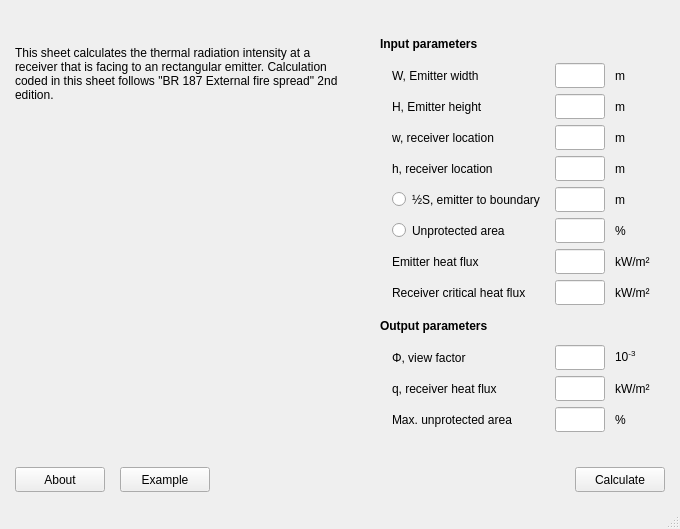
<?xml version="1.0" encoding="UTF-8"?>
<ui version="4.0">
 <class>MainWindow</class>
 <widget class="QMainWindow" name="MainWindow">
  <property name="geometry">
   <rect>
    <x>0</x>
    <y>0</y>
    <width>680</width>
    <height>529</height>
   </rect>
  </property>
  <property name="sizePolicy">
   <sizepolicy hsizetype="Fixed" vsizetype="Fixed">
    <horstretch>0</horstretch>
    <verstretch>0</verstretch>
   </sizepolicy>
  </property>
  <property name="windowTitle">
   <string>MainWindow</string>
  </property>
  <widget class="QWidget" name="centralwidget">
   <layout class="QGridLayout" name="gridLayout_2">
    <property name="leftMargin">
     <number>15</number>
    </property>
    <property name="topMargin">
     <number>15</number>
    </property>
    <property name="rightMargin">
     <number>15</number>
    </property>
    <property name="bottomMargin">
     <number>15</number>
    </property>
    <property name="spacing">
     <number>10</number>
    </property>
    <item row="1" column="0" colspan="2">
     <widget class="QWidget" name="widget_2" native="true">
      <layout class="QHBoxLayout" name="horizontalLayout_3">
       <property name="spacing">
        <number>0</number>
       </property>
       <property name="leftMargin">
        <number>0</number>
       </property>
       <property name="topMargin">
        <number>0</number>
       </property>
       <property name="rightMargin">
        <number>0</number>
       </property>
       <property name="bottomMargin">
        <number>0</number>
       </property>
       <item>
        <widget class="QPushButton" name="pushButton_about">
         <property name="minimumSize">
          <size>
           <width>90</width>
           <height>25</height>
          </size>
         </property>
         <property name="maximumSize">
          <size>
           <width>90</width>
           <height>25</height>
          </size>
         </property>
         <property name="toolTip">
          <string>Generate example input parameters.</string>
         </property>
         <property name="text">
          <string>About</string>
         </property>
        </widget>
       </item>
       <item>
        <spacer name="horizontalSpacer_5">
         <property name="orientation">
          <enum>Qt::Horizontal</enum>
         </property>
         <property name="sizeType">
          <enum>QSizePolicy::Fixed</enum>
         </property>
         <property name="sizeHint" stdset="0">
          <size>
           <width>15</width>
           <height>20</height>
          </size>
         </property>
        </spacer>
       </item>
       <item>
        <widget class="QPushButton" name="pushButton_example">
         <property name="minimumSize">
          <size>
           <width>90</width>
           <height>25</height>
          </size>
         </property>
         <property name="maximumSize">
          <size>
           <width>90</width>
           <height>25</height>
          </size>
         </property>
         <property name="toolTip">
          <string>Generate example input parameters.</string>
         </property>
         <property name="text">
          <string>Example</string>
         </property>
        </widget>
       </item>
       <item>
        <spacer name="horizontalSpacer_3">
         <property name="orientation">
          <enum>Qt::Horizontal</enum>
         </property>
         <property name="sizeHint" stdset="0">
          <size>
           <width>40</width>
           <height>20</height>
          </size>
         </property>
        </spacer>
       </item>
       <item>
        <widget class="QPushButton" name="pushButton_ok">
         <property name="minimumSize">
          <size>
           <width>90</width>
           <height>25</height>
          </size>
         </property>
         <property name="maximumSize">
          <size>
           <width>90</width>
           <height>25</height>
          </size>
         </property>
         <property name="toolTip">
          <string>Calculate or press Enter.</string>
         </property>
         <property name="text">
          <string>Calculate</string>
         </property>
        </widget>
       </item>
      </layout>
     </widget>
    </item>
    <item row="0" column="0">
     <widget class="QWidget" name="widget_page_1" native="true">
      <property name="minimumSize">
       <size>
        <width>340</width>
        <height>323</height>
       </size>
      </property>
      <property name="maximumSize">
       <size>
        <width>340</width>
        <height>16777215</height>
       </size>
      </property>
      <layout class="QVBoxLayout" name="verticalLayout_2">
       <property name="spacing">
        <number>10</number>
       </property>
       <property name="leftMargin">
        <number>0</number>
       </property>
       <property name="topMargin">
        <number>0</number>
       </property>
       <property name="rightMargin">
        <number>0</number>
       </property>
       <property name="bottomMargin">
        <number>0</number>
       </property>
       <item>
        <spacer name="verticalSpacer_2">
         <property name="orientation">
          <enum>Qt::Vertical</enum>
         </property>
         <property name="sizeHint" stdset="0">
          <size>
           <width>20</width>
           <height>1</height>
          </size>
         </property>
        </spacer>
       </item>
       <item>
        <widget class="QLabel" name="label_description">
         <property name="sizePolicy">
          <sizepolicy hsizetype="Minimum" vsizetype="Preferred">
           <horstretch>0</horstretch>
           <verstretch>0</verstretch>
          </sizepolicy>
         </property>
         <property name="text">
          <string>This sheet calculates the thermal radiation intensity at a receiver that is facing to an rectangular emitter. Calculation coded in this sheet follows &quot;BR 187 External fire spread&quot; 2nd edition.</string>
         </property>
         <property name="wordWrap">
          <bool>true</bool>
         </property>
        </widget>
       </item>
       <item>
        <spacer name="verticalSpacer_4">
         <property name="orientation">
          <enum>Qt::Vertical</enum>
         </property>
         <property name="sizeHint" stdset="0">
          <size>
           <width>20</width>
           <height>1</height>
          </size>
         </property>
        </spacer>
       </item>
       <item>
        <widget class="QLabel" name="label_image_figure">
         <property name="sizePolicy">
          <sizepolicy hsizetype="Minimum" vsizetype="Fixed">
           <horstretch>0</horstretch>
           <verstretch>0</verstretch>
          </sizepolicy>
         </property>
         <property name="minimumSize">
          <size>
           <width>341</width>
           <height>284</height>
          </size>
         </property>
         <property name="maximumSize">
          <size>
           <width>16777215</width>
           <height>271</height>
          </size>
         </property>
         <property name="text">
          <string/>
         </property>
         <property name="pixmap">
          <pixmap>../../images/0401-1.png</pixmap>
         </property>
         <property name="alignment">
          <set>Qt::AlignCenter</set>
         </property>
        </widget>
       </item>
       <item>
        <spacer name="verticalSpacer_3">
         <property name="orientation">
          <enum>Qt::Vertical</enum>
         </property>
         <property name="sizeHint" stdset="0">
          <size>
           <width>20</width>
           <height>1</height>
          </size>
         </property>
        </spacer>
       </item>
      </layout>
     </widget>
    </item>
    <item row="0" column="1">
     <widget class="QFrame" name="frame_userio">
      <property name="sizePolicy">
       <sizepolicy hsizetype="Fixed" vsizetype="Minimum">
        <horstretch>0</horstretch>
        <verstretch>0</verstretch>
       </sizepolicy>
      </property>
      <property name="minimumSize">
       <size>
        <width>300</width>
        <height>0</height>
       </size>
      </property>
      <property name="maximumSize">
       <size>
        <width>300</width>
        <height>16777215</height>
       </size>
      </property>
      <layout class="QGridLayout" name="gridLayout">
       <property name="leftMargin">
        <number>15</number>
       </property>
       <property name="topMargin">
        <number>15</number>
       </property>
       <property name="rightMargin">
        <number>15</number>
       </property>
       <property name="bottomMargin">
        <number>15</number>
       </property>
       <property name="horizontalSpacing">
        <number>10</number>
       </property>
       <property name="verticalSpacing">
        <number>5</number>
       </property>
       <item row="3" column="3">
        <widget class="QLabel" name="label_in_w_unit">
         <property name="minimumSize">
          <size>
           <width>0</width>
           <height>25</height>
          </size>
         </property>
         <property name="maximumSize">
          <size>
           <width>16777215</width>
           <height>25</height>
          </size>
         </property>
         <property name="text">
          <string>m</string>
         </property>
        </widget>
       </item>
       <item row="11" column="3">
        <widget class="QLabel" name="label">
         <property name="minimumSize">
          <size>
           <width>0</width>
           <height>25</height>
          </size>
         </property>
         <property name="maximumSize">
          <size>
           <width>16777215</width>
           <height>25</height>
          </size>
         </property>
         <property name="text">
          <string>&lt;html&gt;&lt;head/&gt;&lt;body&gt;&lt;p&gt;10&lt;span style=&quot; vertical-align:super;&quot;&gt;-3&lt;/span&gt;&lt;/p&gt;&lt;/body&gt;&lt;/html&gt;</string>
         </property>
        </widget>
       </item>
       <item row="5" column="2">
        <widget class="QLineEdit" name="lineEdit_in_S">
         <property name="sizePolicy">
          <sizepolicy hsizetype="Minimum" vsizetype="Fixed">
           <horstretch>0</horstretch>
           <verstretch>0</verstretch>
          </sizepolicy>
         </property>
         <property name="minimumSize">
          <size>
           <width>50</width>
           <height>25</height>
          </size>
         </property>
         <property name="maximumSize">
          <size>
           <width>16777215</width>
           <height>25</height>
          </size>
         </property>
         <property name="baseSize">
          <size>
           <width>0</width>
           <height>0</height>
          </size>
         </property>
        </widget>
       </item>
       <item row="3" column="2">
        <widget class="QLineEdit" name="lineEdit_in_w">
         <property name="sizePolicy">
          <sizepolicy hsizetype="Minimum" vsizetype="Fixed">
           <horstretch>0</horstretch>
           <verstretch>0</verstretch>
          </sizepolicy>
         </property>
         <property name="minimumSize">
          <size>
           <width>50</width>
           <height>25</height>
          </size>
         </property>
         <property name="maximumSize">
          <size>
           <width>16777215</width>
           <height>25</height>
          </size>
         </property>
         <property name="baseSize">
          <size>
           <width>0</width>
           <height>0</height>
          </size>
         </property>
        </widget>
       </item>
       <item row="9" column="1">
        <spacer name="verticalSpacer">
         <property name="orientation">
          <enum>Qt::Vertical</enum>
         </property>
         <property name="sizeType">
          <enum>QSizePolicy::Fixed</enum>
         </property>
         <property name="sizeHint" stdset="0">
          <size>
           <width>20</width>
           <height>2</height>
          </size>
         </property>
        </spacer>
       </item>
       <item row="10" column="0" colspan="4">
        <widget class="QLabel" name="label_output_parameters">
         <property name="minimumSize">
          <size>
           <width>0</width>
           <height>26</height>
          </size>
         </property>
         <property name="maximumSize">
          <size>
           <width>16777215</width>
           <height>26</height>
          </size>
         </property>
         <property name="text">
          <string>&lt;b&gt;Output parameters&lt;/b&gt;</string>
         </property>
        </widget>
       </item>
       <item row="13" column="3">
        <widget class="QLabel" name="label_out_S_or_UA_unit">
         <property name="minimumSize">
          <size>
           <width>0</width>
           <height>25</height>
          </size>
         </property>
         <property name="maximumSize">
          <size>
           <width>16777215</width>
           <height>25</height>
          </size>
         </property>
         <property name="text">
          <string>%</string>
         </property>
        </widget>
       </item>
       <item row="6" column="3">
        <widget class="QLabel" name="label_in_UA_unit">
         <property name="minimumSize">
          <size>
           <width>0</width>
           <height>25</height>
          </size>
         </property>
         <property name="maximumSize">
          <size>
           <width>16777215</width>
           <height>25</height>
          </size>
         </property>
         <property name="text">
          <string>%</string>
         </property>
        </widget>
       </item>
       <item row="1" column="1">
        <widget class="QLabel" name="label_in_W">
         <property name="sizePolicy">
          <sizepolicy hsizetype="Minimum" vsizetype="Fixed">
           <horstretch>0</horstretch>
           <verstretch>0</verstretch>
          </sizepolicy>
         </property>
         <property name="minimumSize">
          <size>
           <width>50</width>
           <height>25</height>
          </size>
         </property>
         <property name="maximumSize">
          <size>
           <width>16777215</width>
           <height>25</height>
          </size>
         </property>
         <property name="text">
          <string>W, Emitter width</string>
         </property>
        </widget>
       </item>
       <item row="12" column="2">
        <widget class="QLineEdit" name="lineEdit_out_q">
         <property name="sizePolicy">
          <sizepolicy hsizetype="Minimum" vsizetype="Fixed">
           <horstretch>0</horstretch>
           <verstretch>0</verstretch>
          </sizepolicy>
         </property>
         <property name="minimumSize">
          <size>
           <width>50</width>
           <height>25</height>
          </size>
         </property>
         <property name="maximumSize">
          <size>
           <width>16777215</width>
           <height>25</height>
          </size>
         </property>
        </widget>
       </item>
       <item row="6" column="2">
        <widget class="QLineEdit" name="lineEdit_in_UA">
         <property name="sizePolicy">
          <sizepolicy hsizetype="Minimum" vsizetype="Fixed">
           <horstretch>0</horstretch>
           <verstretch>0</verstretch>
          </sizepolicy>
         </property>
         <property name="minimumSize">
          <size>
           <width>50</width>
           <height>25</height>
          </size>
         </property>
         <property name="maximumSize">
          <size>
           <width>16777215</width>
           <height>25</height>
          </size>
         </property>
         <property name="baseSize">
          <size>
           <width>0</width>
           <height>0</height>
          </size>
         </property>
        </widget>
       </item>
       <item row="1" column="0">
        <spacer name="horizontalSpacer">
         <property name="orientation">
          <enum>Qt::Horizontal</enum>
         </property>
         <property name="sizeType">
          <enum>QSizePolicy::Fixed</enum>
         </property>
         <property name="sizeHint" stdset="0">
          <size>
           <width>2</width>
           <height>20</height>
          </size>
         </property>
        </spacer>
       </item>
       <item row="12" column="3">
        <widget class="QLabel" name="label_out_q_unit">
         <property name="minimumSize">
          <size>
           <width>0</width>
           <height>25</height>
          </size>
         </property>
         <property name="maximumSize">
          <size>
           <width>16777215</width>
           <height>25</height>
          </size>
         </property>
         <property name="text">
          <string>kW/m²</string>
         </property>
        </widget>
       </item>
       <item row="12" column="1">
        <widget class="QLabel" name="label_out_q">
         <property name="sizePolicy">
          <sizepolicy hsizetype="Minimum" vsizetype="Fixed">
           <horstretch>0</horstretch>
           <verstretch>0</verstretch>
          </sizepolicy>
         </property>
         <property name="minimumSize">
          <size>
           <width>50</width>
           <height>25</height>
          </size>
         </property>
         <property name="maximumSize">
          <size>
           <width>16777215</width>
           <height>25</height>
          </size>
         </property>
         <property name="text">
          <string>q, receiver heat flux</string>
         </property>
        </widget>
       </item>
       <item row="1" column="2">
        <widget class="QLineEdit" name="lineEdit_in_W">
         <property name="sizePolicy">
          <sizepolicy hsizetype="Minimum" vsizetype="Fixed">
           <horstretch>0</horstretch>
           <verstretch>0</verstretch>
          </sizepolicy>
         </property>
         <property name="minimumSize">
          <size>
           <width>50</width>
           <height>25</height>
          </size>
         </property>
         <property name="maximumSize">
          <size>
           <width>16777215</width>
           <height>25</height>
          </size>
         </property>
         <property name="baseSize">
          <size>
           <width>0</width>
           <height>0</height>
          </size>
         </property>
        </widget>
       </item>
       <item row="8" column="1">
        <widget class="QLabel" name="label_in_Q_crit">
         <property name="text">
          <string>Receiver critical heat flux</string>
         </property>
        </widget>
       </item>
       <item row="6" column="1">
        <widget class="QRadioButton" name="radioButton_in_UA">
         <property name="sizePolicy">
          <sizepolicy hsizetype="Minimum" vsizetype="Fixed">
           <horstretch>0</horstretch>
           <verstretch>0</verstretch>
          </sizepolicy>
         </property>
         <property name="minimumSize">
          <size>
           <width>50</width>
           <height>25</height>
          </size>
         </property>
         <property name="maximumSize">
          <size>
           <width>16777215</width>
           <height>25</height>
          </size>
         </property>
         <property name="text">
          <string>Unprotected area</string>
         </property>
        </widget>
       </item>
       <item row="4" column="1">
        <widget class="QLabel" name="label_in_h">
         <property name="sizePolicy">
          <sizepolicy hsizetype="Minimum" vsizetype="Fixed">
           <horstretch>0</horstretch>
           <verstretch>0</verstretch>
          </sizepolicy>
         </property>
         <property name="minimumSize">
          <size>
           <width>50</width>
           <height>25</height>
          </size>
         </property>
         <property name="maximumSize">
          <size>
           <width>16777215</width>
           <height>25</height>
          </size>
         </property>
         <property name="text">
          <string>h, receiver location</string>
         </property>
        </widget>
       </item>
       <item row="2" column="2">
        <widget class="QLineEdit" name="lineEdit_in_H">
         <property name="sizePolicy">
          <sizepolicy hsizetype="Minimum" vsizetype="Fixed">
           <horstretch>0</horstretch>
           <verstretch>0</verstretch>
          </sizepolicy>
         </property>
         <property name="minimumSize">
          <size>
           <width>50</width>
           <height>25</height>
          </size>
         </property>
         <property name="maximumSize">
          <size>
           <width>16777215</width>
           <height>25</height>
          </size>
         </property>
         <property name="baseSize">
          <size>
           <width>0</width>
           <height>0</height>
          </size>
         </property>
        </widget>
       </item>
       <item row="2" column="1">
        <widget class="QLabel" name="label_in_H">
         <property name="sizePolicy">
          <sizepolicy hsizetype="Minimum" vsizetype="Fixed">
           <horstretch>0</horstretch>
           <verstretch>0</verstretch>
          </sizepolicy>
         </property>
         <property name="minimumSize">
          <size>
           <width>50</width>
           <height>25</height>
          </size>
         </property>
         <property name="maximumSize">
          <size>
           <width>16777215</width>
           <height>25</height>
          </size>
         </property>
         <property name="text">
          <string>H, Emitter height</string>
         </property>
        </widget>
       </item>
       <item row="7" column="3">
        <widget class="QLabel" name="label_in_Q_unit">
         <property name="minimumSize">
          <size>
           <width>0</width>
           <height>25</height>
          </size>
         </property>
         <property name="maximumSize">
          <size>
           <width>16777215</width>
           <height>25</height>
          </size>
         </property>
         <property name="text">
          <string>kW/m²</string>
         </property>
        </widget>
       </item>
       <item row="13" column="1">
        <widget class="QLabel" name="label_out_S_or_UA">
         <property name="sizePolicy">
          <sizepolicy hsizetype="Minimum" vsizetype="Fixed">
           <horstretch>0</horstretch>
           <verstretch>0</verstretch>
          </sizepolicy>
         </property>
         <property name="minimumSize">
          <size>
           <width>50</width>
           <height>25</height>
          </size>
         </property>
         <property name="maximumSize">
          <size>
           <width>16777215</width>
           <height>25</height>
          </size>
         </property>
         <property name="text">
          <string>Max. unprotected area</string>
         </property>
        </widget>
       </item>
       <item row="7" column="1">
        <widget class="QLabel" name="label_in_Q">
         <property name="sizePolicy">
          <sizepolicy hsizetype="Minimum" vsizetype="Fixed">
           <horstretch>0</horstretch>
           <verstretch>0</verstretch>
          </sizepolicy>
         </property>
         <property name="minimumSize">
          <size>
           <width>50</width>
           <height>25</height>
          </size>
         </property>
         <property name="maximumSize">
          <size>
           <width>16777215</width>
           <height>25</height>
          </size>
         </property>
         <property name="text">
          <string>Emitter heat flux</string>
         </property>
        </widget>
       </item>
       <item row="2" column="3">
        <widget class="QLabel" name="label_in_H_unit">
         <property name="minimumSize">
          <size>
           <width>0</width>
           <height>25</height>
          </size>
         </property>
         <property name="maximumSize">
          <size>
           <width>16777215</width>
           <height>25</height>
          </size>
         </property>
         <property name="text">
          <string>m</string>
         </property>
        </widget>
       </item>
       <item row="7" column="2">
        <widget class="QLineEdit" name="lineEdit_in_Q">
         <property name="sizePolicy">
          <sizepolicy hsizetype="Minimum" vsizetype="Fixed">
           <horstretch>0</horstretch>
           <verstretch>0</verstretch>
          </sizepolicy>
         </property>
         <property name="minimumSize">
          <size>
           <width>50</width>
           <height>25</height>
          </size>
         </property>
         <property name="maximumSize">
          <size>
           <width>16777215</width>
           <height>25</height>
          </size>
         </property>
         <property name="baseSize">
          <size>
           <width>0</width>
           <height>0</height>
          </size>
         </property>
        </widget>
       </item>
       <item row="4" column="2">
        <widget class="QLineEdit" name="lineEdit_in_h">
         <property name="sizePolicy">
          <sizepolicy hsizetype="Minimum" vsizetype="Fixed">
           <horstretch>0</horstretch>
           <verstretch>0</verstretch>
          </sizepolicy>
         </property>
         <property name="minimumSize">
          <size>
           <width>50</width>
           <height>25</height>
          </size>
         </property>
         <property name="maximumSize">
          <size>
           <width>16777215</width>
           <height>25</height>
          </size>
         </property>
         <property name="baseSize">
          <size>
           <width>0</width>
           <height>0</height>
          </size>
         </property>
        </widget>
       </item>
       <item row="11" column="1">
        <widget class="QLabel" name="label_out_Phi">
         <property name="sizePolicy">
          <sizepolicy hsizetype="Minimum" vsizetype="Fixed">
           <horstretch>0</horstretch>
           <verstretch>0</verstretch>
          </sizepolicy>
         </property>
         <property name="minimumSize">
          <size>
           <width>50</width>
           <height>25</height>
          </size>
         </property>
         <property name="maximumSize">
          <size>
           <width>16777215</width>
           <height>25</height>
          </size>
         </property>
         <property name="text">
          <string>Φ, view factor</string>
         </property>
        </widget>
       </item>
       <item row="13" column="2">
        <widget class="QLineEdit" name="lineEdit_out_S_or_UA">
         <property name="sizePolicy">
          <sizepolicy hsizetype="Minimum" vsizetype="Fixed">
           <horstretch>0</horstretch>
           <verstretch>0</verstretch>
          </sizepolicy>
         </property>
         <property name="minimumSize">
          <size>
           <width>50</width>
           <height>25</height>
          </size>
         </property>
         <property name="maximumSize">
          <size>
           <width>16777215</width>
           <height>25</height>
          </size>
         </property>
        </widget>
       </item>
       <item row="11" column="2">
        <widget class="QLineEdit" name="lineEdit_out_Phi">
         <property name="sizePolicy">
          <sizepolicy hsizetype="Minimum" vsizetype="Fixed">
           <horstretch>0</horstretch>
           <verstretch>0</verstretch>
          </sizepolicy>
         </property>
         <property name="minimumSize">
          <size>
           <width>50</width>
           <height>25</height>
          </size>
         </property>
         <property name="maximumSize">
          <size>
           <width>16777215</width>
           <height>25</height>
          </size>
         </property>
        </widget>
       </item>
       <item row="0" column="0" colspan="4">
        <widget class="QLabel" name="label_input_parameters">
         <property name="minimumSize">
          <size>
           <width>0</width>
           <height>26</height>
          </size>
         </property>
         <property name="maximumSize">
          <size>
           <width>16777215</width>
           <height>26</height>
          </size>
         </property>
         <property name="text">
          <string>&lt;b&gt;Input parameters&lt;/b&gt;</string>
         </property>
        </widget>
       </item>
       <item row="1" column="3">
        <widget class="QLabel" name="label_in_W_unit">
         <property name="minimumSize">
          <size>
           <width>0</width>
           <height>25</height>
          </size>
         </property>
         <property name="maximumSize">
          <size>
           <width>16777215</width>
           <height>25</height>
          </size>
         </property>
         <property name="text">
          <string>m</string>
         </property>
        </widget>
       </item>
       <item row="5" column="3">
        <widget class="QLabel" name="label_in_S_unit">
         <property name="minimumSize">
          <size>
           <width>0</width>
           <height>25</height>
          </size>
         </property>
         <property name="maximumSize">
          <size>
           <width>16777215</width>
           <height>25</height>
          </size>
         </property>
         <property name="text">
          <string>m</string>
         </property>
        </widget>
       </item>
       <item row="3" column="1">
        <widget class="QLabel" name="label_in_w">
         <property name="sizePolicy">
          <sizepolicy hsizetype="Minimum" vsizetype="Fixed">
           <horstretch>0</horstretch>
           <verstretch>0</verstretch>
          </sizepolicy>
         </property>
         <property name="minimumSize">
          <size>
           <width>50</width>
           <height>25</height>
          </size>
         </property>
         <property name="maximumSize">
          <size>
           <width>16777215</width>
           <height>25</height>
          </size>
         </property>
         <property name="text">
          <string>w, receiver location</string>
         </property>
        </widget>
       </item>
       <item row="5" column="1">
        <widget class="QRadioButton" name="radioButton_in_S">
         <property name="minimumSize">
          <size>
           <width>0</width>
           <height>25</height>
          </size>
         </property>
         <property name="maximumSize">
          <size>
           <width>16777215</width>
           <height>25</height>
          </size>
         </property>
         <property name="text">
          <string>½S, emitter to boundary</string>
         </property>
        </widget>
       </item>
       <item row="4" column="3">
        <widget class="QLabel" name="label_in_h_unit">
         <property name="minimumSize">
          <size>
           <width>0</width>
           <height>25</height>
          </size>
         </property>
         <property name="maximumSize">
          <size>
           <width>16777215</width>
           <height>25</height>
          </size>
         </property>
         <property name="text">
          <string>m</string>
         </property>
        </widget>
       </item>
       <item row="8" column="2">
        <widget class="QLineEdit" name="lineEdit_in_Q_crit">
         <property name="sizePolicy">
          <sizepolicy hsizetype="Minimum" vsizetype="Fixed">
           <horstretch>0</horstretch>
           <verstretch>0</verstretch>
          </sizepolicy>
         </property>
         <property name="minimumSize">
          <size>
           <width>50</width>
           <height>25</height>
          </size>
         </property>
        </widget>
       </item>
       <item row="8" column="3">
        <widget class="QLabel" name="label_in_Q_crit_unit">
         <property name="text">
          <string>kW/m²</string>
         </property>
        </widget>
       </item>
      </layout>
     </widget>
    </item>
   </layout>
  </widget>
  <widget class="QMenuBar" name="menubar">
   <property name="geometry">
    <rect>
     <x>0</x>
     <y>0</y>
     <width>680</width>
     <height>22</height>
    </rect>
   </property>
  </widget>
  <widget class="QStatusBar" name="statusbar"/>
 </widget>
 <tabstops>
  <tabstop>lineEdit_in_W</tabstop>
  <tabstop>lineEdit_in_H</tabstop>
  <tabstop>lineEdit_in_w</tabstop>
  <tabstop>lineEdit_in_h</tabstop>
  <tabstop>radioButton_in_S</tabstop>
  <tabstop>lineEdit_in_S</tabstop>
  <tabstop>radioButton_in_UA</tabstop>
  <tabstop>lineEdit_in_UA</tabstop>
  <tabstop>lineEdit_in_Q</tabstop>
  <tabstop>lineEdit_out_Phi</tabstop>
  <tabstop>lineEdit_out_q</tabstop>
  <tabstop>lineEdit_out_S_or_UA</tabstop>
  <tabstop>pushButton_ok</tabstop>
  <tabstop>pushButton_about</tabstop>
  <tabstop>pushButton_example</tabstop>
 </tabstops>
 <resources/>
 <connections/>
</ui>
